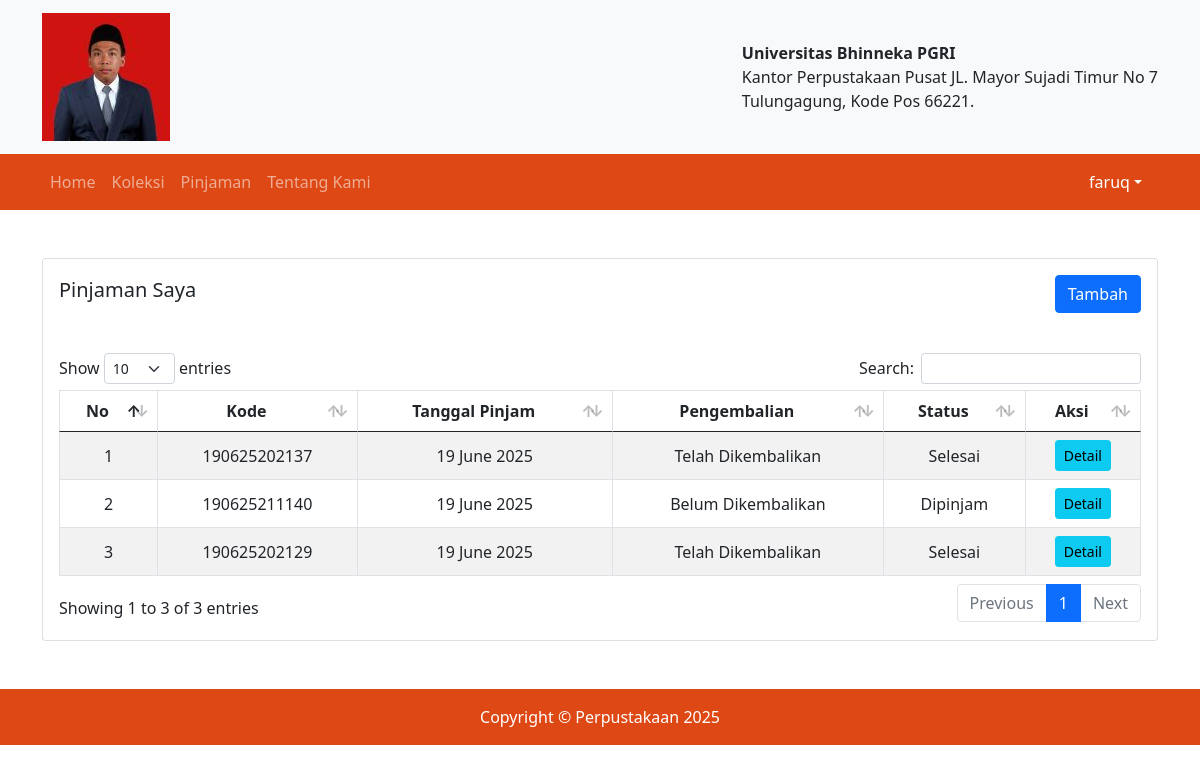
/pinjaman.php (signed in), run on the app's committed database.
### tables this page shows
CREATE TABLE IF NOT EXISTS `peminjaman` (
  `id` char(36) NOT NULL,
  `user_id` char(36) NOT NULL,
  `kode` varchar(255) NOT NULL,
  `jatuh_tempo` date DEFAULT NULL,
  `tanggal_pinjam` date NOT NULL,
  `perpanjangan` int DEFAULT NULL,
  `tanggal_kembali` date DEFAULT NULL,
  `status` enum('pengajuan','ditolak','dipinjam','selesai') NOT NULL,
  PRIMARY KEY (`id`)
);

### pinjaman.php (the view, shortened to what this page needs)
<?php
require 'header.php';
$user_id    = $_SESSION['fo_id'];
$peminjaman = mysqli_query($conn, "SELECT * FROM peminjaman WHERE user_id = '$user_id'");
?>
<div class="container">
  <div class="mt-5 mb-5">
    <div class="card">
      <div class="card-body">
        <div class="card-title">
          <div class="mb-5">
            <span style="font-size:20px;">Pinjaman Saya</span>
            <span class="float-end">
              <a href="tambah_peminjaman.php" class="btn btn-primary">Tambah</a>
            </span>
          </div>
        </div>
        <div class="table-responsive">
          <table class="table table-bordered table-striped table-hover">
            <thead>
              <tr class="text-center">
                <th>No</th>
                <th>Kode</th>
                <th>Tanggal Pinjam</th>
                <th>Pengembalian</th>
                <th>Status</th>
                <th>Aksi</th>
              </tr>
            </thead>
            <tbody>
              <?php $no = 1; ?>
              <?php while($row = mysqli_fetch_assoc($peminjaman)) { ?>
                <tr class="text-center">
                  <td class="align-middle"><?= $no; ?></td>
                  <td class="align-middle"><?= $row['kode']; ?></td>
                  <td class="align-middle"><?= date('d F Y', strtotime($row['tanggal_pinjam'])); ?></td>
                  <td class="align-middle">
                    <?php if($row['status'] == 'ditolak' || $row['status'] == 'pengajuan') { ?>
                      -
                    <?php } else if($row['status'] == 'selesai') { ?>
                      Telah Dikembalikan
                    <?php } else { ?>
                      Belum Dikembalikan
                    <?php } ?>
                  </td>
                  <td class="align-middle"><?= ucwords($row['status']); ?></td>
                  <td class="align-middle">
                    <a href="detail_pinjaman.php?id=<?= $row['id']; ?>" title="Detail" class="btn btn-info btn-sm">Detail</a>
                  </td>
                </tr>
              <?php $no++; } ?>
            </tbody>
          </table>
        </div>
      </div>
    </div>
  </div>
</div>
<?php require 'footer.php'; ?>

### data on the page
peminjaman: kode "190625202137", tanggal_pinjam "19 June 2025", shows "Telah Dikembalikan", status "Selesai"
peminjaman: kode "190625211140", tanggal_pinjam "19 June 2025", shows "Belum Dikembalikan", status "Dipinjam"
peminjaman: kode "190625202129", tanggal_pinjam "19 June 2025", shows "Telah Dikembalikan", status "Selesai"

### other printed values
$_SESSION['fo_nama'] "faruq"
